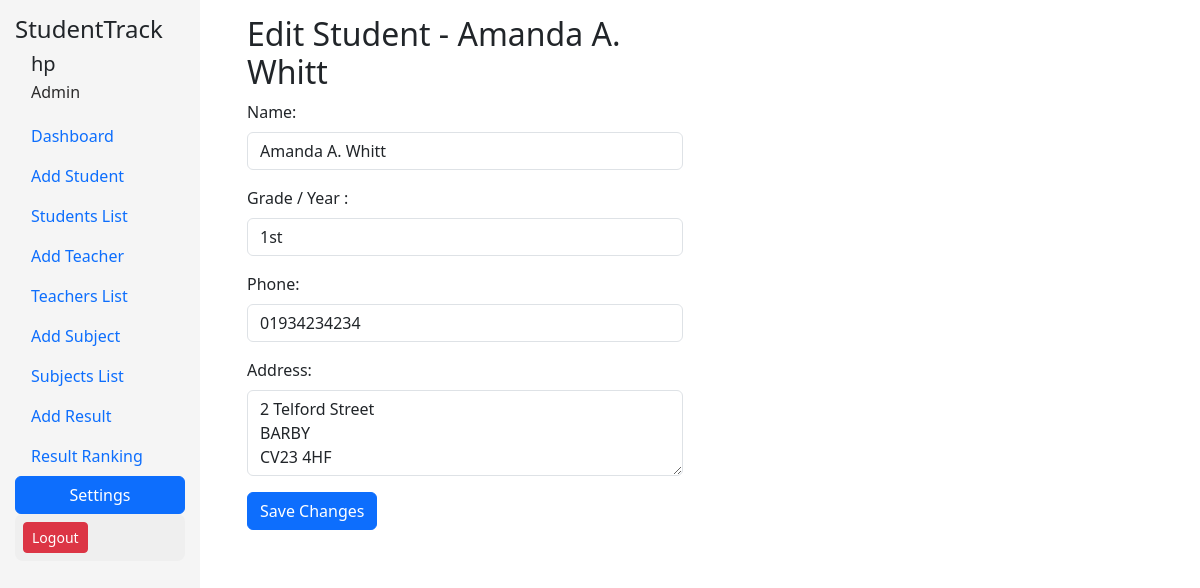
Before: /student/edit/6 (signed in) with the older database file.
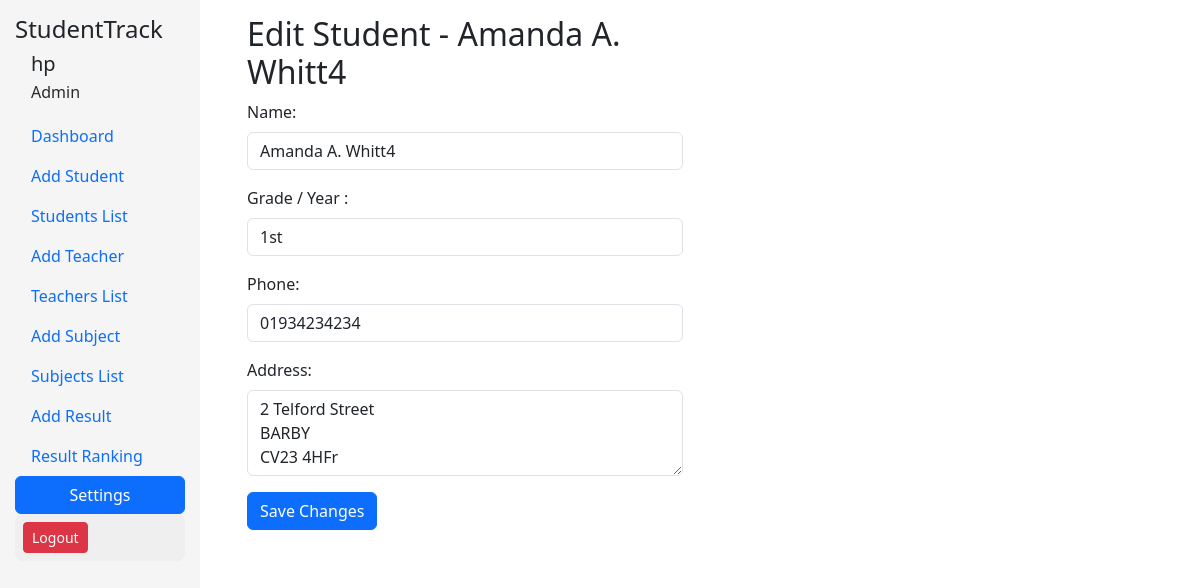
After: the same page with the newer database file.
### smsapp/models.py (models this page shows, shortened)
class Student(models.Model):
    name = models.CharField(max_length=300, null=True)
    grade = models.CharField(max_length=10, null=True)
    number = models.CharField(max_length=15, null=True)
    address = models.TextField(max_length=500, null=True)
    date_of_birth = models.DateField(null=True)

### smsapp/views.py (the view)
# urls.py: path('student/edit/<int:sid>', views.editstudent, name='editstudent'),
@login_required(login_url='/userlogin')
def editstudent(request, sid):
    student = get_object_or_404(Student, id=sid)
    if request.method == "POST":
        student.name = request.POST.get('name')
        student.number = request.POST.get('number')
        student.grade = request.POST.get('grade')
        student.address = request.POST.get('address')
        student.save()
    context = {'student': student}
    return render(request, "editstudent.html", context)

### templates/editstudent.html (shortened to what this page needs)
{% extends 'base.html' %}
{% block body %}
<div class="container mb-5">
  <div class="row">
 {% include 'sidebar.html' %}
    <div class="col-md-10">
      <div class="content">
        <div class="row">
            <div class="col-md-6">
    <h2>Edit Student - {{student.name}}</h2>
    <form method="POST" action="">{% csrf_token %}
      <div class="form-group">
        <label for="name">Name:</label>
        <input type="text" class="form-control" id="name" name="name" value="{{student.name}}" required>
      </div>
      <div class="form-group">
        <label for="email">Grade / Year :</label>
    <select class="form-control" id="grade" name="grade">
      <option value="1">1st</option>
    </select>
      </div>
      <div class="form-group">
        <label for="phone">Phone:</label>
        <input type="tel" class="form-control" id="number" name="number" value="{{student.number}}" required>
      </div>
      <div class="form-group">
        <label for="address">Address:</label>
        <textarea class="form-control mb-2" id="address" name="address" rows="3" required>{{student.address}}</textarea>
      </div>
      <button type="submit" class="btn btn-primary">Save Changes</button>
    </form>
  </div>
</div>
</div>
{% endblock body %}

Changed rows visible on the page:
changed Student: name "Amanda A. Whitt" → "Amanda A. Whitt4"; address "2 Telford Street BARBY CV23 4HF" → "2 Telford Street BARBY CV23 4HFr"
